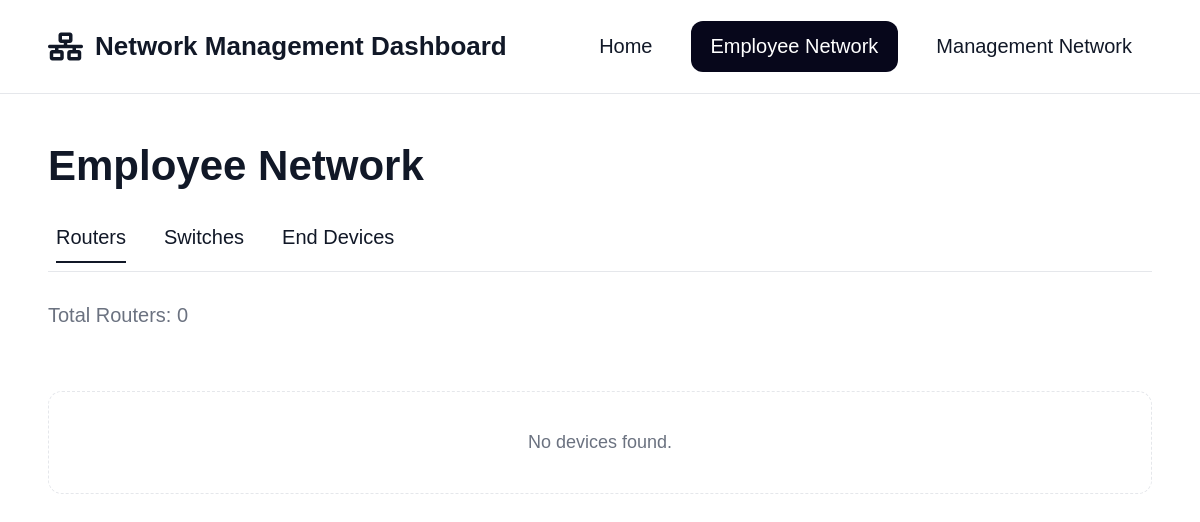
The app's page /employee/, older data.
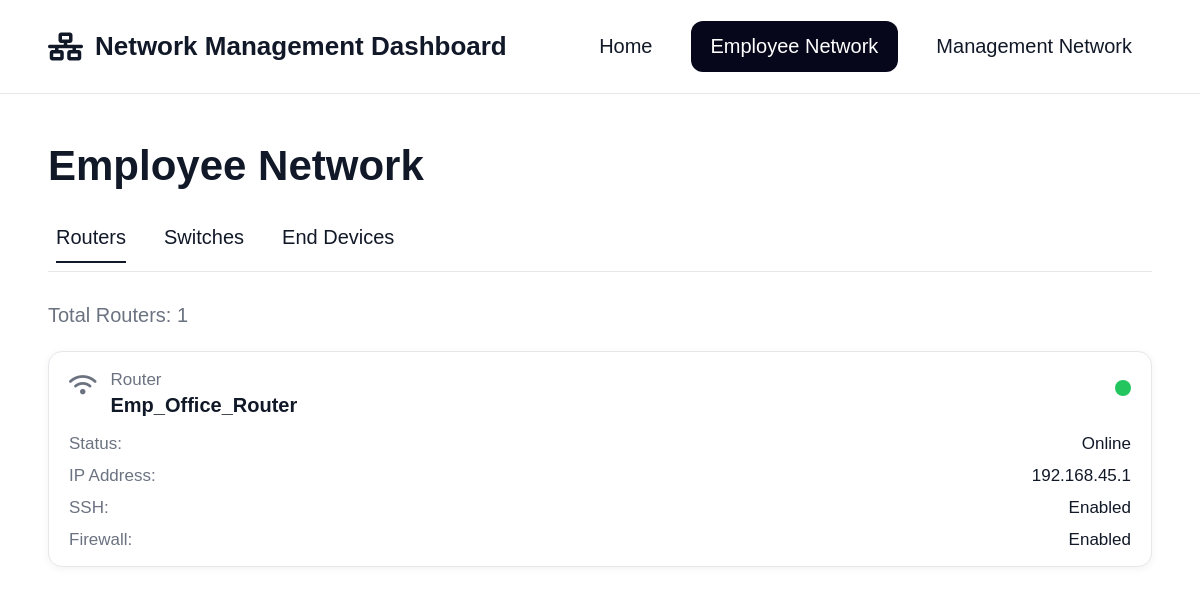
The same page, newer data.
### netmanagement/models.py (models this page shows, shortened)
class Device(models.Model):
    DEVICE_TYPES = [
        ('router', 'Router'),
        ('switch', 'Switch'),
        ('end', 'End Device'),
    ]
    NETWORK_TYPES = [
        ('employee', 'Employee'),
        ('management', 'Management'),
    ]
    STATUS_TYPES = [
        ('online', 'Online'),
        ('offline', 'Offline'),
        ('warning', 'Warning'),
    ]
    name = models.CharField(max_length=100)
    device_type = models.CharField(max_length=10, choices=DEVICE_TYPES)
    network = models.CharField(max_length=15, choices=NETWORK_TYPES)
    ip_address = models.GenericIPAddressField()
    status = models.CharField(max_length=10, choices=STATUS_TYPES)
    ssh_enabled = models.BooleanField(default=False)
    firewall_enabled = models.BooleanField(default=False)

### netmanagement/views.py (the view)
# urls.py: path('employee/', employee_network, name='employee_network'),
def employee_network(request):
    active_tab = request.GET.get('tab', 'routers')
    if active_tab == 'switches':
        devices = Device.objects.filter(network='employee', device_type='switch')
        total_label = f'Total Switches: {devices.count()}'
    elif active_tab == 'end-devices':
        devices = Device.objects.filter(network='employee', device_type='end')
        total_label = f'Total End Devices: {devices.count()}'
    else:
        devices = Device.objects.filter(network='employee', device_type='router')
        total_label = f'Total Routers: {devices.count()}'
        active_tab = 'routers'
    return render(request, 'employee_network.html', {
        'devices': devices,
        'total_label': total_label,
        'active_tab': active_tab,
        'page_title': 'Employee Network',
    })

### netmanagement/templates/employee_network.html (shortened to what this page needs)
{% load static %}
<!DOCTYPE html>
<html lang="en">
<head>
    <link rel="stylesheet" href="{% static 'css/style.css' %}">
    <link rel="stylesheet" href="https://cdnjs.cloudflare.com/ajax/libs/font-awesome/6.5.0/css/all.min.css">
</head>
<body>
    <header class="topbar">
        <div class="brand">
            <i class="fa-solid fa-network-wired"></i>
            <span>Network Management Dashboard</span>
        </div>
        <nav class="nav">
            <a href="{% url 'home' %}">Home</a>
            <a class="active" href="{% url 'employee_network' %}">Employee Network</a>
            <a href="{% url 'management_network' %}">Management Network</a>
        </nav>
    </header>
    <main class="page-container">
        <h1 class="page-title">{{ page_title }}</h1>
        <div class="tabs">
            <a class="tab {% if active_tab == 'routers' %}active{% endif %}"
               href="{% url 'employee_network' %}?tab=routers">Routers</a>
            <a class="tab {% if active_tab == 'switches' %}active{% endif %}"
               href="{% url 'employee_network' %}?tab=switches">Switches</a>
            <a class="tab {% if active_tab == 'end-devices' %}active{% endif %}"
               href="{% url 'employee_network' %}?tab=end-devices">End Devices</a>
        </div>
        <div class="divider"></div>
        <p class="section-count">{{ total_label }}</p>
        <section class="device-grid">
            {% for device in devices %}
            <article class="device-card">
                <a href="{% url 'device_detail' device.pk %}?next={{ request.get_full_path|urlencode }}" class="device-link">
                    <div class="device-header">
                        <div class="device-left">
                            <i class="fa-solid
                                {% if device.device_type == 'router' %}
                                    fa-wifi
                                {% elif device.device_type == 'switch' %}
                                    fa-server
                                {% else %}
                                    fa-laptop
                                {% endif %}
                                device-icon"></i>
                            <div>
                                <div class="device-type">{{ device.get_device_type_display }}</div>
                                <h2 class="device-name">{{ device.name }}</h2>
                            </div>
                        </div>
                        <div class="status-dot
                            {% if device.status == 'online' %}
                                online
                            {% elif device.status == 'warning' %}
                                warning
                            {% else %}
                                offline
                            {% endif %}
                        "></div>
                    </div>
                    <div class="device-details">
                        <div class="detail-row">
                            <span>Status:</span>
                            <strong>{{ device.get_status_display }}</strong>
                        </div>
                        <div class="detail-row">
                            <span>IP Address:</span>
                            <strong>{{ device.ip_address }}</strong>
                        </div>
                        <div class="detail-row">
                            <span>SSH:</span>
                            <strong>
                                {% if device.ssh_enabled %}Enabled{% else %}Disabled{% endif %}
                            </strong>
                        </div>
                        {% if device.device_type == 'router' %}
                        <div class="detail-row">
                            <span>Firewall:</span>
                            <strong>
                                {% if device.firewall_enabled %}Enabled{% else %}Disabled{% endif %}
                            </strong>
                        </div>
                        {% endif %}
                    </div>
                </a>
            </article>
            {% empty %}
                <div class="empty-state">
                    <p>No devices found.</p>
                </div>
            {% endfor %}
        </section>
    </main>
</body>
</html>

### netmanagement/static/css/style.css (style rules this page uses)
* { box-sizing: border-box; margin: 0; padding: 0; }
:root { --text: #111827; --muted: #6b7280; --border: #e5e7eb; --bg: #ffffff; --soft: #f9fafb; --shadow: 0 2px 8px rgba(0, 0, 0, 0.05); --shadow-hover: 0 10px 25px rgba(0, 0, 0, 0.08); --dark: #07071b; --green: #22c55e; --red: #ef4444; --yellow: #FFFF00; }
html, body { width: 100%; min-height: 100%; }
body { font-family: Arial, Helvetica, sans-serif; color: var(--text); background: var(--bg); }
a { text-decoration: none; color: inherit; }
.topbar { height: 94px; border-bottom: 1px solid var(--border); display: flex; align-items: center; justify-content: space-between; padding: 0 48px; background: var(--bg); }
.brand { display: flex; align-items: center; gap: 12px; font-size: 26px; font-weight: 700; }
.brand i { font-size: 28px; }
.nav { display: flex; align-items: center; gap: 18px; font-size: 20px; }
.nav a { padding: 14px 20px; border-radius: 12px; color: var(--text); transition: background 0.2s ease, color 0.2s ease; }
.nav a.active { background: var(--dark); color: #fff; }
.page-container { padding: 48px; }
.page-title { font-size: 42px; font-weight: 700; margin-bottom: 36px; }
.tabs { display: flex; gap: 38px; align-items: center; margin-bottom: 8px; padding-left: 8px; }
.tab { font-size: 20px; color: var(--text); padding-bottom: 12px; border-bottom: 2px solid transparent; }
.tab.active { border-bottom-color: var(--text); }
.divider { border-bottom: 1px solid var(--border); margin-bottom: 32px; }
.section-count { font-size: 20px; color: var(--muted); margin-bottom: 24px; }
.device-grid { display: grid; grid-template-columns: repeat(auto-fit, minmax(280px, 1fr)); gap: 18px; width: 100%; }
.device-card { border: 1px solid var(--border); border-radius: 14px; background: var(--bg); padding: 18px 20px 16px; box-shadow: var(--shadow); }
.device-header { display: flex; justify-content: space-between; align-items: flex-start; margin-bottom: 18px; }
.device-left { display: flex; gap: 14px; align-items: flex-start; }
.device-icon { font-size: 22px; color: var(--muted); margin-top: 4px; }
.device-type { font-size: 17px; color: var(--muted); margin-bottom: 4px; }
.device-name { font-size: 20px; font-weight: 700; line-height: 1.1; }
.status-dot { width: 16px; height: 16px; border-radius: 999px; margin-top: 10px; }
.status-dot.online { background: var(--green); }
.device-details { display: grid; gap: 12px; }
.detail-row { display: flex; justify-content: space-between; gap: 16px; font-size: 17px; }
.detail-row span { color: var(--muted); }
.detail-row strong { font-weight: 500; }
.device-link { text-decoration: none; color: inherit; display: block; }

Row changes from the older to the newer data that the page shows:
added Device: device_type "Router", name "Emp_Office_Router", status "Online", ip_address "192.168.45.1", ssh_enabled "Enabled", shows "Firewall:", firewall_enabled "Enabled"
Text that changed along with them:
{{ total_label }}: "Total Routers: 0" → "Total Routers: 1"
text no longer shown: "No devices found."
